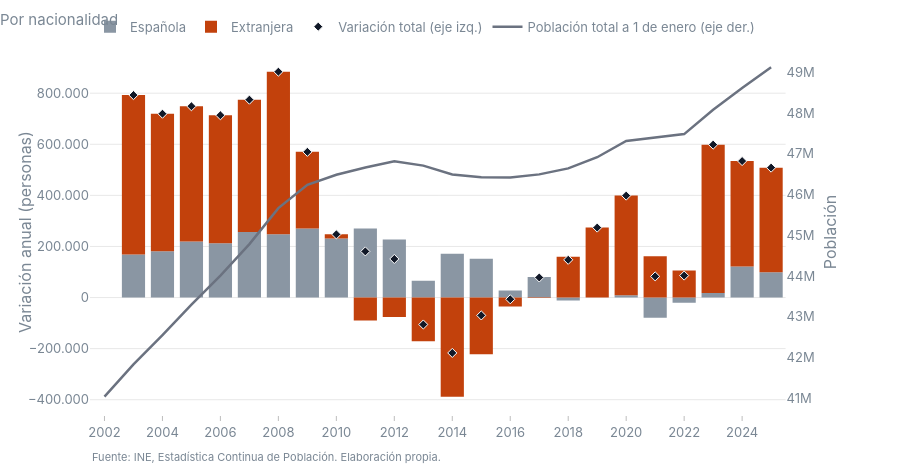
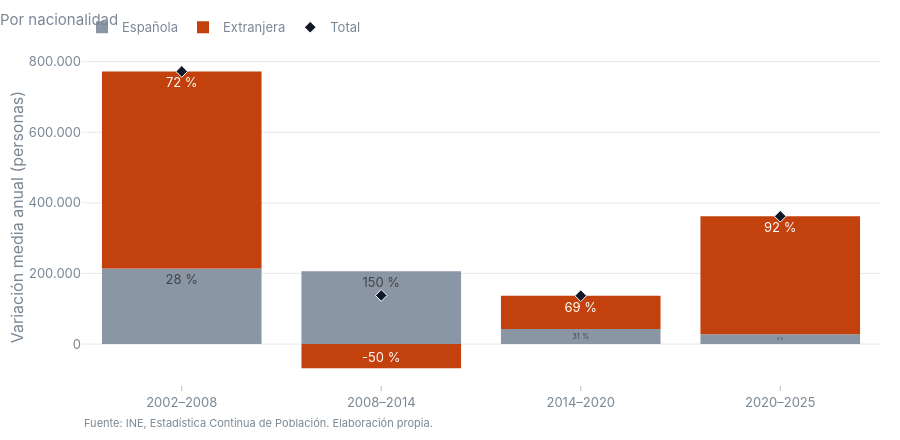
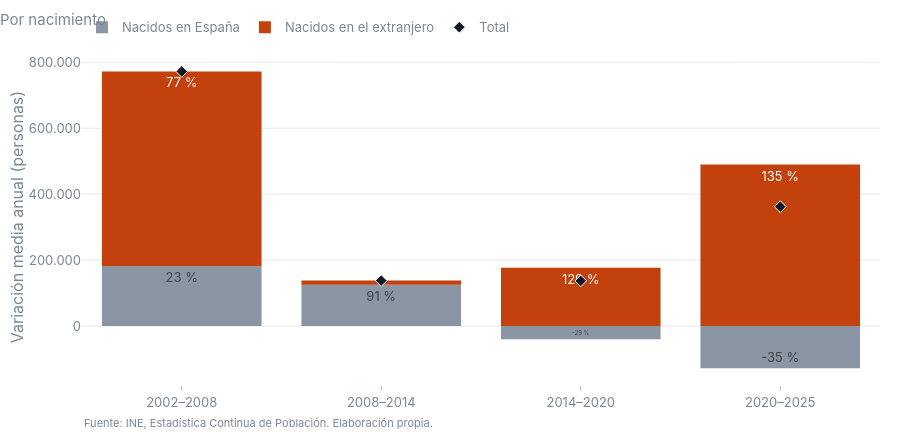
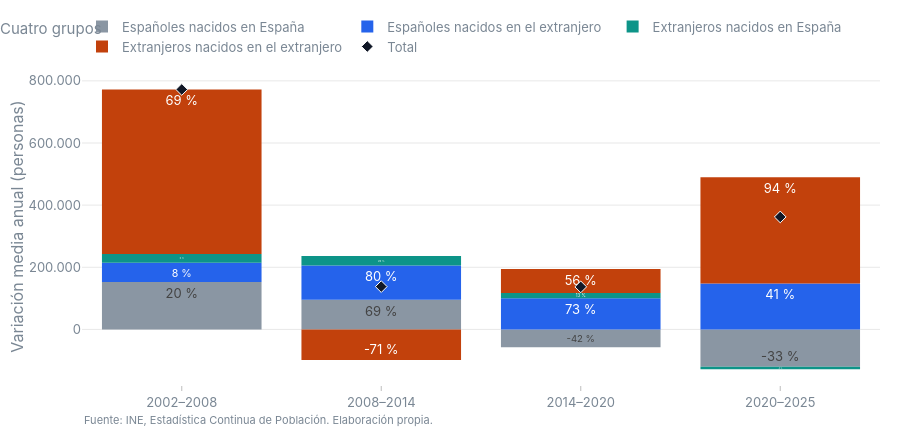

The cell these charts' notebook holds for them, in order:
### Code cell
col_A = {"Española": GREY, "Extranjera": ACCENT}
col_B = {"Nacidos en España": GREY, "Nacidos en el extranjero": ACCENT}
col_C = {"Españoles nacidos en España": GREY, "Españoles nacidos en el extranjero": PALETTE[1],
         "Extranjeros nacidos en España": PALETTE[2], "Extranjeros nacidos en el extranjero": ACCENT}

grafico_anual(por_nacionalidad, col_A, "Por nacionalidad", bandas=limites).show()
grafico_periodos(res_A, col_A, "Por nacionalidad").show()
grafico_periodos(res_B, col_B, "Por nacimiento").show()
grafico_periodos(res_C, col_C, "Cuatro grupos").show()

### Figure 1 — Plotly figure (JSON) as saved in the notebook; plotly's stock layout.template omitted (floating-point values rounded to 4 significant figures)
{"data": [{"hovertemplate": "%{y:,.0f}<extra>Española</extra>", "marker": {"color": "#8a96a3"}, "name": "Española", "type": "bar", "x": [2003, 2004, 2005, 2006, 2007, 2008, 2009, 2010, 2011, 2012, 2013, 2014, 2015, 2016, 2017, 2018, 2019, 2020, 2021, 2022, 2023, 2024, 2025], "xaxis": "x", "y": [168509, 180858, 219465, 212922, 256172, 247418, 269969, 231430, 270692, 227452, 65880, 171326, 152345, 27813, 80190, -11992, 441, 8583, -78676, -20415, 18060, 121672, 98913], "yaxis": "y"}, {"hovertemplate": "%{y:,.0f}<extra>Extranjera</extra>", "marker": {"color": "#c2410c"}, "name": "Extranjera", "type": "bar", "x": [2003, 2004, 2005, 2006, 2007, 2008, 2009, 2010, 2011, 2012, 2013, 2014, 2015, 2016, 2017, 2018, 2019, 2020, 2021, 2022, 2023, 2024, 2025], "xaxis": "x", "y": [624055, 538761, 529416, 500712, 518518, 636861, 300364, 15920, -90139, -76410, -171446, -388232, -222367, -34651, -1681, 159669, 273440, 390516, 161424, 106344, 580574, 412662, 409689], "yaxis": "y"}, {"hovertemplate": "%{y:,.0f}<extra>Variación total</extra>", "marker": {"color": "#111827", "line": {"color": "white", "width": 1}, "size": 7, "symbol": "diamond"}, "mode": "markers", "name": "Variación total (eje izq.)", "type": "scatter", "x": [2003, 2004, 2005, 2006, 2007, 2008, 2009, 2010, 2011, 2012, 2013, 2014, 2015, 2016, 2017, 2018, 2019, 2020, 2021, 2022, 2023, 2024, 2025], "xaxis": "x", "y": [792564, 719619, 748881, 713634, 774690, 884279, 570333, 247350, 180553, 151042, -105566, -216906, -70022, -6838, 78509, 147677, 273881, 399099, 82748, 85929, 598634, 534334, 508602], "yaxis": "y"}, {"hovertemplate": "%{y:,.0f}<extra>Población total</extra>", "line": {"color": "#6b7280", "width": 2.5}, "mode": "lines", "name": "Población total a 1 de enero (eje der.)", "type": "scatter", "x": [2002, 2003, 2004, 2005, 2006, 2007, 2008, 2009, 2010, 2011, 2012, 2013, 2014, 2015, 2016, 2017, 2018, 2019, 2020, 2021, 2022, 2023, 2024, 2025], "xaxis": "x", "y": [41035271, 41827835, 42547454, 43296335, 44009969, 44784659, 45668938, 46239271, 46486621, 46667174, 46818216, 46712650, 46495744, 46425722, 46418884, 46497393, 46645070, 46918951, 47318050, 47400798, 47486727, 48085361, 48619695, 49128297], "yaxis": "y2"}], "layout": {"annotations": [{"font": {"color": "#7a8794", "size": 11}, "showarrow": false, "text": "Fuente: INE, Estadística Continua de Población. Elaboración propia.", "x": 0, "xanchor": "left", "xref": "paper", "y": -0.14, "yref": "paper"}], "barmode": "relative", "height": 470, "margin": {"b": 55, "r": 70}, "title": {"font": {"size": 15}, "text": "Por nacionalidad", "x": 0}, "xaxis": {"anchor": "y", "domain": [0, 0.94], "dtick": 2, "range": [2002.0, 2026.0]}, "yaxis": {"anchor": "x", "domain": [0, 1], "title": {"text": "Variación anual (personas)"}}, "yaxis2": {"anchor": "x", "overlaying": "y", "showgrid": false, "side": "right", "tickformat": ".2s", "title": {"text": "Población"}}}}

### Figure 2 — Plotly figure (JSON) as saved in the notebook; plotly's stock layout.template omitted (floating-point values rounded to 4 significant figures)
{"data": [{"customdata": [[0.5379, 27.74], [0.5016, 149.6], [0.1023, 31.3], [0.06625, 7.709]], "hovertemplate": "%{y:,.0f} personas/año<br>%{customdata[0]:.2f} % anual<br>%{customdata[1]:.0f} % del Δ total<extra></extra>", "marker": {"color": "#8a96a3"}, "name": "Española", "text": ["28 %", "150 %", "31 %", "8 %"], "textposition": "inside", "type": "bar", "x": ["2002–2008", "2008–2014", "2014–2020", "2020–2025"], "y": [214200.0, 206100.0, 42900.0, 27910.0]}, {"customdata": [[19.6, 72.26], [-1.391, -49.58], [1.919, 68.7], [5.69, 92.29]], "hovertemplate": "%{y:,.0f} personas/año<br>%{customdata[0]:.2f} % anual<br>%{customdata[1]:.0f} % del Δ total<extra></extra>", "marker": {"color": "#c2410c"}, "name": "Extranjera", "text": ["72 %", "-50 %", "69 %", "92 %"], "textposition": "inside", "type": "bar", "x": ["2002–2008", "2008–2014", "2014–2020", "2020–2025"], "y": [558100.0, -68320.0, 94150.0, 334100.0]}, {"hovertemplate": "%{y:,.0f} personas/año<extra>Total</extra>", "marker": {"color": "#111827", "line": {"color": "white", "width": 1}, "size": 9, "symbol": "diamond"}, "mode": "markers", "name": "Total", "type": "scatter", "x": ["2002–2008", "2008–2014", "2014–2020", "2020–2025"], "y": [772300.0, 137800.0, 137100.0, 362000.0]}], "layout": {"annotations": [{"font": {"color": "#7a8794", "size": 11}, "showarrow": false, "text": "Fuente: INE, Estadística Continua de Población. Elaboración propia.", "x": 0, "xanchor": "left", "xref": "paper", "y": -0.14, "yref": "paper"}], "barmode": "relative", "height": 440, "margin": {"b": 55}, "title": {"font": {"size": 15}, "text": "Por nacionalidad", "x": 0}, "yaxis": {"title": {"text": "Variación media anual (personas)"}}}}

### Figure 3 — Plotly figure (JSON) as saved in the notebook; plotly's stock layout.template omitted (floating-point values rounded to 4 significant figures)
{"data": [{"customdata": [[0.4635, 23.5], [0.3129, 91.07], [-0.09877, -29.15], [-0.3192, -35.31]], "hovertemplate": "%{y:,.0f} personas/año<br>%{customdata[0]:.2f} % anual<br>%{customdata[1]:.0f} % del Δ total<extra></extra>", "marker": {"color": "#8a96a3"}, "name": "Nacidos en España", "text": ["23 %", "91 %", "-29 %", "-35 %"], "textposition": "inside", "type": "bar", "x": ["2002–2008", "2008–2014", "2014–2020", "2020–2025"], "y": [181500.0, 125500.0, -39950.0, -127800.0]}, {"customdata": [[16.64, 76.5], [0.2083, 8.932], [2.774, 129.1], [6.173, 135.3]], "hovertemplate": "%{y:,.0f} personas/año<br>%{customdata[0]:.2f} % anual<br>%{customdata[1]:.0f} % del Δ total<extra></extra>", "marker": {"color": "#c2410c"}, "name": "Nacidos en el extranjero", "text": ["77 %", "9 %", "129 %", "135 %"], "textposition": "inside", "type": "bar", "x": ["2002–2008", "2008–2014", "2014–2020", "2020–2025"], "y": [590800.0, 12310.0, 177000.0, 489900.0]}, {"hovertemplate": "%{y:,.0f} personas/año<extra>Total</extra>", "marker": {"color": "#111827", "line": {"color": "white", "width": 1}, "size": 9, "symbol": "diamond"}, "mode": "markers", "name": "Total", "type": "scatter", "x": ["2002–2008", "2008–2014", "2014–2020", "2020–2025"], "y": [772300.0, 137800.0, 137100.0, 362000.0]}], "layout": {"annotations": [{"font": {"color": "#7a8794", "size": 11}, "showarrow": false, "text": "Fuente: INE, Estadística Continua de Población. Elaboración propia.", "x": 0, "xanchor": "left", "xref": "paper", "y": -0.14, "yref": "paper"}], "barmode": "relative", "height": 440, "margin": {"b": 55}, "title": {"font": {"size": 15}, "text": "Por nacimiento", "x": 0}, "yaxis": {"title": {"text": "Variación media anual (personas)"}}}}

### Figure 4 — Plotly figure (JSON) as saved in the notebook; plotly's stock layout.template omitted (floating-point values rounded to 4 significant figures)
{"data": [{"customdata": [[0.3911, 19.75], [0.2398, 69.21], [-0.143, -41.71], [-0.3044, -33.23]], "hovertemplate": "%{y:,.0f} personas/año<br>%{customdata[0]:.2f} % anual<br>%{customdata[1]:.0f} % del Δ total<extra></extra>", "marker": {"color": "#8a96a3"}, "name": "Españoles nacidos en España", "text": ["20 %", "69 %", "-42 %", "-33 %"], "textposition": "inside", "type": "bar", "x": ["2002–2008", "2008–2014", "2014–2020", "2020–2025"], "y": [152500.0, 95380.0, -57160.0, -120300.0]}, {"customdata": [[7.555, 7.988], [8.545, 80.37], [5.143, 73.01], [5.722, 40.94]], "hovertemplate": "%{y:,.0f} personas/año<br>%{customdata[0]:.2f} % anual<br>%{customdata[1]:.0f} % del Δ total<extra></extra>", "marker": {"color": "#2563eb"}, "name": "Españoles nacidos en el extranjero", "text": ["8 %", "80 %", "73 %", "41 %"], "textposition": "inside", "type": "bar", "x": ["2002–2008", "2008–2014", "2014–2020", "2020–2025"], "y": [61690.0, 110700.0, 100100.0, 148200.0]}, {"customdata": [[21.34, 3.747], [9.402, 21.86], [3.626, 12.56], [-1.447, -2.084]], "hovertemplate": "%{y:,.0f} personas/año<br>%{customdata[0]:.2f} % anual<br>%{customdata[1]:.0f} % del Δ total<extra></extra>", "marker": {"color": "#0d9488"}, "name": "Extranjeros nacidos en España", "text": ["4 %", "22 %", "13 %", "-2 %"], "textposition": "inside", "type": "bar", "x": ["2002–2008", "2008–2014", "2014–2020", "2020–2025"], "y": [28940.0, 30120.0, 17220.0, -7546.0]}, {"customdata": [[19.51, 68.51], [-2.149, -71.44], [1.736, 56.14], [6.392, 94.38]], "hovertemplate": "%{y:,.0f} personas/año<br>%{customdata[0]:.2f} % anual<br>%{customdata[1]:.0f} % del Δ total<extra></extra>", "marker": {"color": "#c2410c"}, "name": "Extranjeros nacidos en el extranjero", "text": ["69 %", "-71 %", "56 %", "94 %"], "textposition": "inside", "type": "bar", "x": ["2002–2008", "2008–2014", "2014–2020", "2020–2025"], "y": [529100.0, -98440.0, 76940.0, 341700.0]}, {"hovertemplate": "%{y:,.0f} personas/año<extra>Total</extra>", "marker": {"color": "#111827", "line": {"color": "white", "width": 1}, "size": 9, "symbol": "diamond"}, "mode": "markers", "name": "Total", "type": "scatter", "x": ["2002–2008", "2008–2014", "2014–2020", "2020–2025"], "y": [772300.0, 137800.0, 137100.0, 362000.0]}], "layout": {"annotations": [{"font": {"color": "#7a8794", "size": 11}, "showarrow": false, "text": "Fuente: INE, Estadística Continua de Población. Elaboración propia.", "x": 0, "xanchor": "left", "xref": "paper", "y": -0.14, "yref": "paper"}], "barmode": "relative", "height": 440, "margin": {"b": 55}, "title": {"font": {"size": 15}, "text": "Cuatro grupos", "x": 0}, "yaxis": {"title": {"text": "Variación media anual (personas)"}}}}
